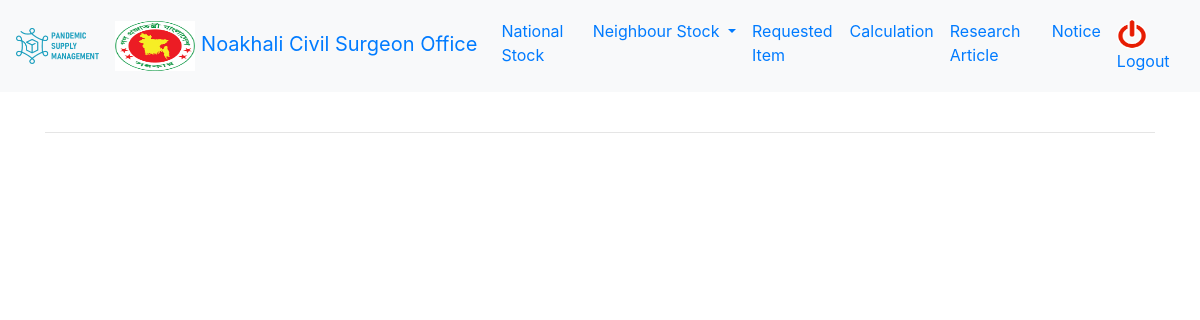
Page /1/research_article/1 (signed in) on the earlier database version.
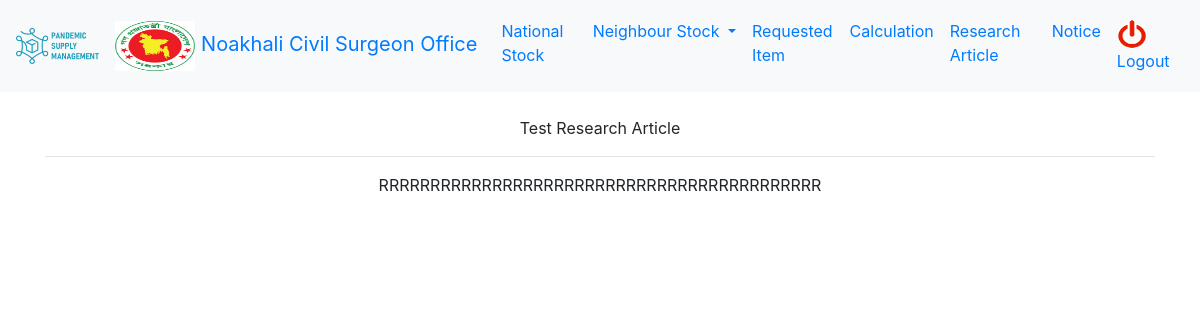
Same page on the later database version.
### psm/models.py (models this page shows, shortened)
class ResearchArticle(models.Model):
    title = models.CharField(max_length=120)
    body = models.CharField(max_length=500)
    created = models.DateTimeField(auto_now_add=True, null=True)
    updated = models.DateTimeField(auto_now=True, null=True)

### psm/views.py (the view)
# urls.py: path('<int:category_id>/research_article/<int:id>', research_article_details, name='notice_details'),
@login_required(login_url='/login')
def research_article_details(request, category_id, id):
    if category_id == 2:
        category_id = 1
    context = {
        "research_article": ResearchArticle.objects.filter(id=id).first(),
        "district": request.user.district_user_permissions.first().district,
        "category": category_id
    }
    return render(request, 'research_article_details.html', context)

### psm/models.py (called while the page is built)
    def __str__(self):
        return self.name

### templates/research_article_details.html
{% extends 'base.html' %}
{% block container %}
<div class="container">
<p>{{research_article.title}}</p>
    <hr>
    <p>{{research_article.body}}</p>
</div>
{% endblock %}

Differences in the rows shown:
added ResearchArticle: title "Test Research Article", body "RRRRRRRRRRRRRRRRRRRRRRRRRRRRRRRRRRRRRRRRRRR"
